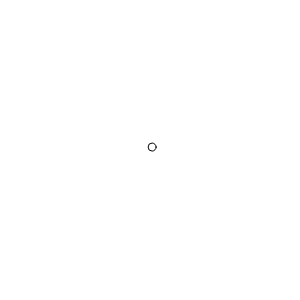
Frame 1 (no input)
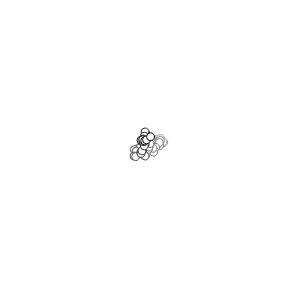
Frame 60 (no input)
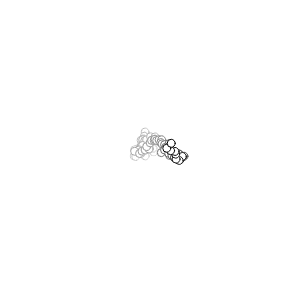
Frame 120 (the mouse pressed at the canvas centre since frame 60)

The p5.js sketch that drew these frames (run headless with seeded random() and noise() and a simulated clock; from frame 60 on, the mouse is pressed at the canvas centre):

// p5.js sketch
// ── sketch.js
var pos0;
var stepScale = 5.0;

// 函数setup() ：准备阶段
function setup() {
	createCanvas(300,300);
	pos0 = createVector(width/2,height/2)
}

// 函数draw()：作画阶段
function draw() {
	fill(255,5);// 填充白色
	rect(-1,-1,width+2,height+2);

	// random walk
	pos0.x += stepScale * random(-1,1);
	pos0.y += stepScale * random(-1,1);

	// wrap on the canvas
	pos0 = wrapOnCanvas(pos0);

	fill(255);
	stroke(0);
	ellipse(pos0.x,pos0.y,8,8);
}


function wrapOnCanvas(p)
{

	if(p.x<0)
	{
		p.x += width;
	}
	else if(p.x>width)
	{
		p.x -=width;
	}
	if(p.y<0)
	{
		p.y += height;
	}
	else if(p.y>height)
	{
		p.y -= height;
	}

	return p;
}
